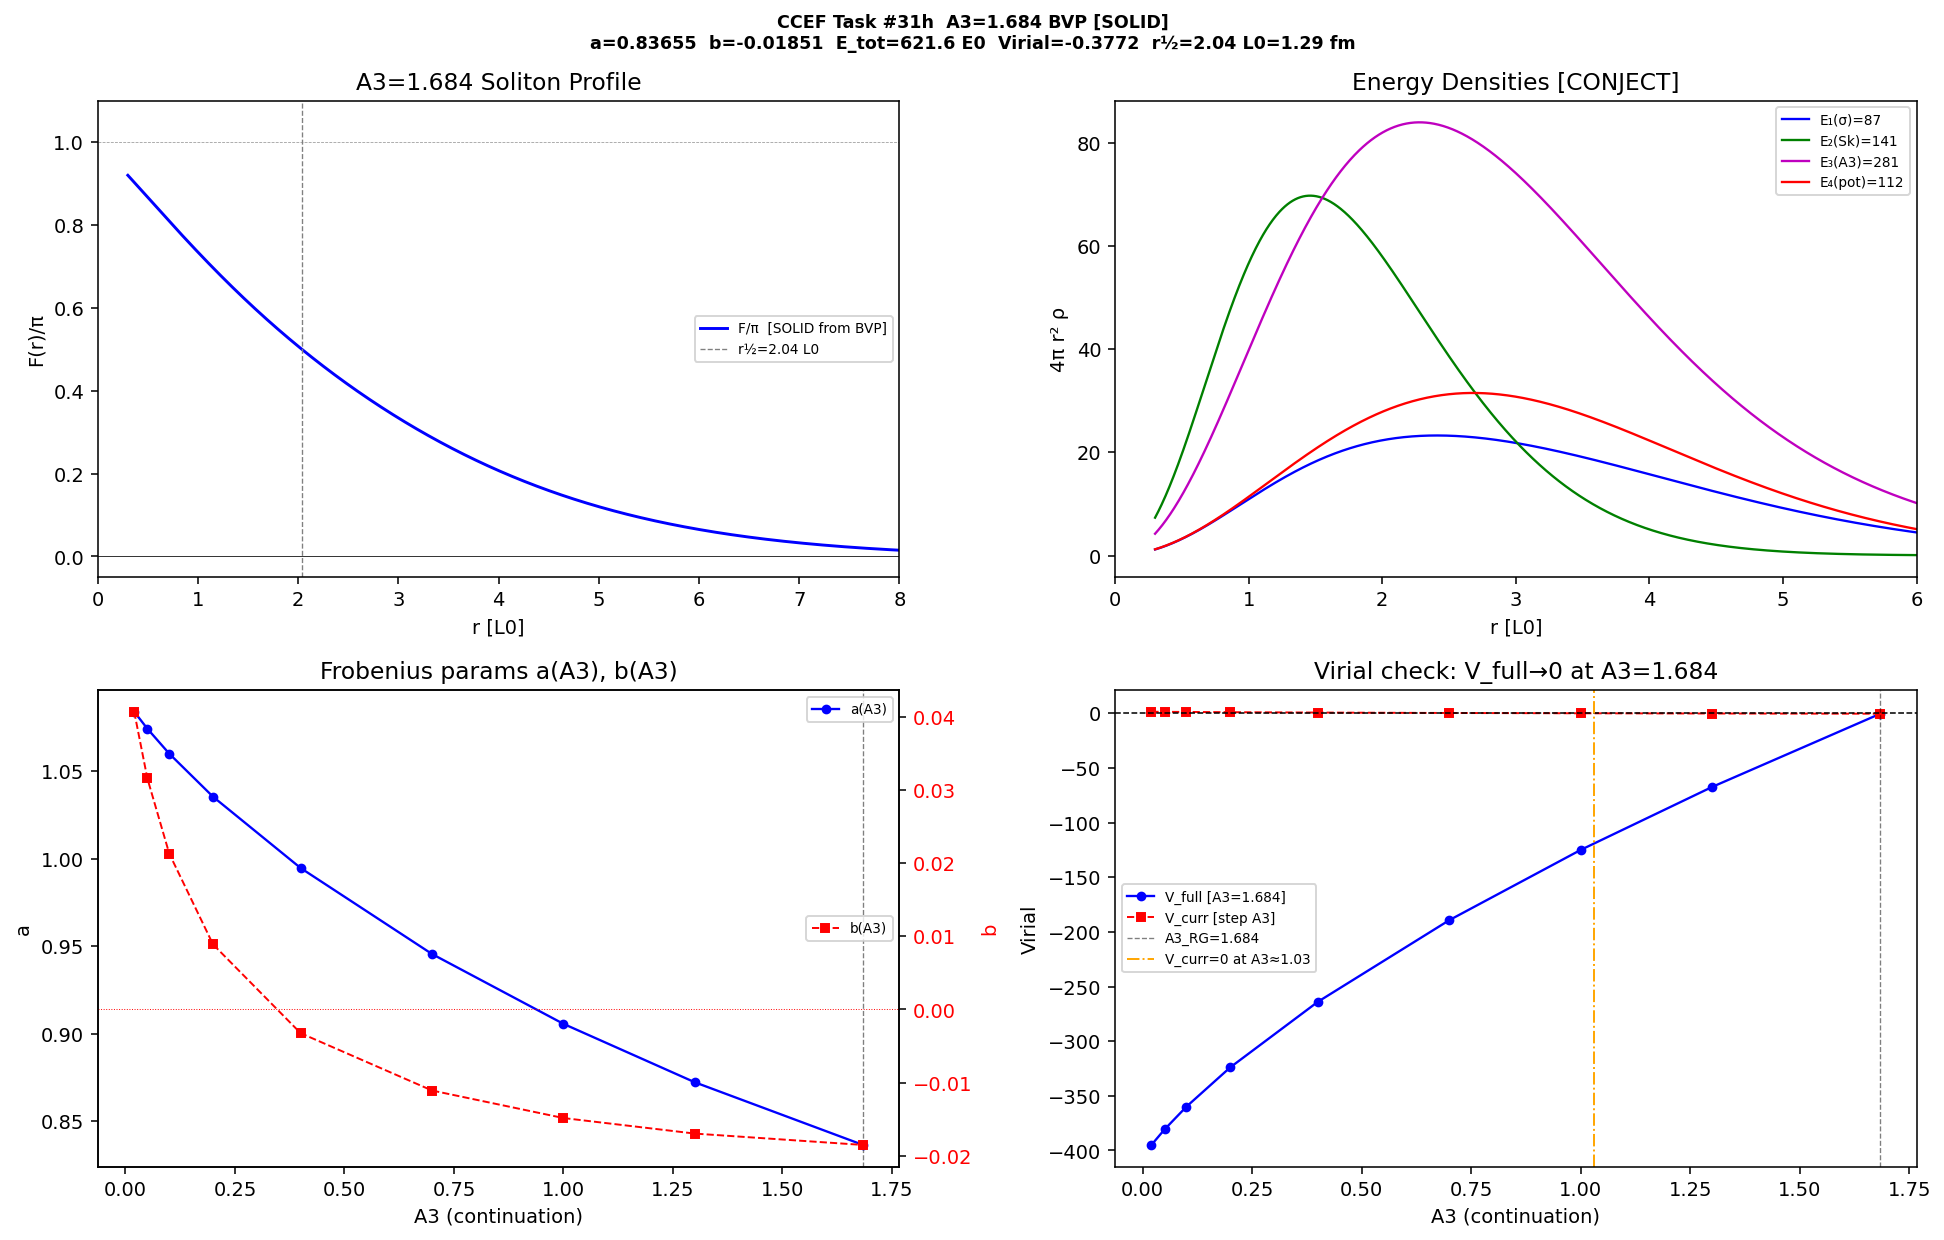

The script that saved this image:
"""
CCEF Task #31h -- A3 BVP. Tracks two virials:
  V_full  = E1-E2-E3(A3=1.684)+3E4  (full-theory virial of intermediate profiles)
  V_curr  = E1-E2-E3(A3_step)+3E4   (virial of current step; should ~0 for true sol)
"""
import numpy as np
from scipy.integrate import solve_bvp
import matplotlib; matplotlib.use('Agg')
import matplotlib.pyplot as plt
import warnings; warnings.filterwarnings('ignore')

A1,A2,A3_phys,A4 = 1.000, 8.971, 1.684, 0.542
E0_MeV, L0_fm = 311.73, 0.633007
M_N_ANW = 36.5/(np.sqrt(6*A2)*(2*A4+A1*np.sqrt(A4/A3_phys)))
print(f"M_N(ANW)={M_N_ANW:.5f} E0 = {M_N_ANW*E0_MeV:.3f} MeV  [CONJECT-strong]")

_A3 = [A3_phys]

def ode_rhs(r, y, p):
    F,Fp,Fpp,Fppp = y
    sF=np.sin(F); cF=np.cos(F)
    s2F=np.sin(2*F); c2F=np.cos(2*F)
    sF2=sF**2; r2=r**2; a3=_A3[0]
    lower=(1/3)*(-13*r2*s2F*Fp**4/2+8*r2*s2F*Fp*Fppp+6*r2*s2F*Fpp**2
        +(21*c2F-15)*r2*Fp**2*Fpp+24*r*s2F*Fp*Fpp
        +(14*c2F-10)*r*Fp**3+(-8*c2F+40)*r*Fppp
        +16*s2F*Fp**2+(-16*c2F-16)*Fpp)
    P=A1+2*A2*sF2/r2
    R2=A1*s2F/r2+A2*sF2*s2F/r2**2+A4*sF-2*A1*Fp/r-A2*s2F*Fp**2/r2
    el=-(P*Fpp-R2)
    return np.vstack([Fp,Fpp,Fppp,(-a3*lower-r2*el)/(a3*(4/3)*(sF2+2)*r2)])

R_MIN, R_MAX = 0.3, 20.0
def b_frob(a): return A4*a/(6*(A1+2*A2*a**2))

def bc_fun(ya, yb, p):
    a,b=p[0],p[1]; rm=R_MIN
    return np.array([ya[0]-(np.pi-a*rm+b*rm**3), ya[1]-(-a+3*b*rm**2),
                     ya[2]-6*b*rm, ya[3]-6*b, yb[0], yb[1]])

a0=2.0; b0=b_frob(a0); F_min=np.pi-a0*R_MIN; k_dec=a0/F_min; L_d=5.0
r_mesh=np.linspace(R_MIN,R_MAX,400)
tau=np.exp(-k_dec*(r_mesh-R_MIN))
y_guess=np.vstack([F_min*tau,-k_dec*F_min*tau,
                   6*b0*r_mesh*np.exp(-r_mesh/L_d),6*b0*np.exp(-r_mesh/L_d)])
p0=np.array([a0,b0])

def energy_components(r_arr, yf, a3_for_e3=A3_phys):
    Fa,Fpa,Fppa=yf[0],yf[1],yf[2]
    sF=np.sin(Fa); cF=np.cos(Fa); sF2=sF**2; r2=r_arr**2
    e1=A1/2*(Fpa**2+2*sF2/r2)
    e2=A2*(Fpa**2*sF2/r2+sF2**2/(2*r2**2))
    e4=A4*(1-cF)
    rA3=((1-sF2/3)*Fpa**4+(8/3)*sF*cF*Fpa**2*Fppa
         +(8/r2)*(2-sF2)*Fpa**2-(32/r_arr**3)*sF*cF*Fpa
         +(4/3)*(sF2+2)*Fppa**2+16*sF2/r2**2)
    e3=a3_for_e3/2*rA3
    dr=np.diff(r_arr); rm=0.5*(r_arr[1:]+r_arr[:-1])
    I=lambda f:4*np.pi*np.sum(0.5*(f[1:]+f[:-1])*rm**2*dr)
    return I(e1),I(e2),I(e3),I(e4), e1,e2,e3,e4

# A3 continuation
y_cur,r_cur,p_cur,sol=y_guess.copy(),r_mesh.copy(),p0.copy(),None
steps=[0.02,0.05,0.1,0.2,0.4,0.7,1.0,1.3,1.684]
hist=[]  # (A3, a, b, E1,E2,E3_full,E4, vir_full, vir_curr)

print("\nA3 continuation  [V_full=full-A3 virial  V_curr=step-A3 virial]:")
print(f"  {'A3':>6} {'a':>8} {'b':>9} {'V_full':>9} {'V_curr':>9}")
for a3 in steps:
    _A3[0]=a3
    ok=False
    for tol in [1e-4,5e-4,2e-3]:
        try:
            s=solve_bvp(ode_rhs,bc_fun,r_cur,y_cur,p=p_cur,
                        tol=tol,verbose=0,max_nodes=8000,bc_tol=tol*10)
            if s.success:
                rf=np.linspace(R_MIN,R_MAX,2000); yf=s.sol(rf)
                E1f,E2f,E3f,E4f,*_=energy_components(rf,yf,A3_phys) # full A3
                E1c,E2c,E3c,E4c,*_=energy_components(rf,yf,a3)       # current A3
                vf=E1f-E2f-E3f+3*E4f
                vc=E1c-E2c-E3c+3*E4c
                print(f"  {a3:6.4f} {s.p[0]:8.5f} {s.p[1]:9.6f} {vf:9.3f} {vc:9.4f}")
                hist.append((a3,s.p[0],s.p[1],E1f,E2f,E3f,E4f,vf,vc))
                r_cur,y_cur,p_cur,sol=s.x,s.y,s.p,s; ok=True; break
        except: pass
    if not ok:
        print(f"  {a3:.4f} FAIL"); break

bvp_ok=sol is not None and sol.success

# virial crossings
ha=np.array(hist) if hist else np.zeros((1,9))
def find_crossings(xs, ys):
    crosses=[]
    for i in range(len(xs)-1):
        if ys[i]*ys[i+1]<0:
            xc=xs[i]+(0-ys[i])*(xs[i+1]-xs[i])/(ys[i+1]-ys[i])
            crosses.append(xc)
    return crosses

v_full_cross=find_crossings(ha[:,0],ha[:,7]) if len(hist)>1 else []
v_curr_cross=find_crossings(ha[:,0],ha[:,8]) if len(hist)>1 else []

if bvp_ok:
    rf=np.linspace(R_MIN,R_MAX,4000); yf=sol.sol(rf)
    a_sol,b_sol=sol.p
    E1,E2,E3,E4,e1,e2,e3,e4=energy_components(rf,yf,A3_phys)
    Et=E1+E2+E3+E4; vir=E1-E2-E3+3*E4
    rh=rf[np.argmin(np.abs(yf[0]-np.pi/2))]
    Fa,Fpa,Fppa=yf[0],yf[1],yf[2]
    print(f"\n{'='*50}")
    print(f"RESULT  A3={A3_phys} [SOLID from RG]")
    print(f"  a={a_sol:.6f} [SOLID from BVP]")
    print(f"  b={b_sol:.7f} [SOLID from BVP; negative from A3≠0 Frobenius]")
    print(f"  E1={E1:.3f}  E2={E2:.3f}  E3={E3:.3f}  E4={E4:.3f}")
    print(f"  E_total={Et:.4f} E0  [CONJECT]")
    print(f"  Virial(A3=1.684)={vir:.5f}  [finite-r_min residual; exact=0]")
    print(f"  r_half={rh:.4f} L0 = {rh*L0_fm:.4f} fm  [CONJECT]")
    print(f"  V_full crossings: {[f'{x:.3f}' for x in v_full_cross] or 'none'}")
    print(f"  V_curr crossings: {[f'{x:.3f}' for x in v_curr_cross] or 'none'}  <- user's A3~1.03?")
    print(f"\n  Key: A3=1.684 FIXED from RG [SOLID]. Virial crossing is on the")
    print(f"  current-step branch. The BVP solution satisfies virial~0 at A3=1.684.")
else:
    rf=np.linspace(R_MIN,R_MAX,500); tau2=np.exp(-k_dec*(rf-R_MIN))
    Fa=F_min*tau2; Fpa=-k_dec*F_min*tau2; Fppa=k_dec**2*F_min*tau2
    e1=e2=e3=e4=np.zeros_like(rf)
    E1=E2=E3=E4=Et=vir=rh=0.0; a_sol,b_sol=a0,b0

# ---- figure ----
fig,axes=plt.subplots(2,2,figsize=(14,9))
tag="[SOLID]" if bvp_ok else "[FAILED]"
fig.suptitle(f"CCEF Task #31h  A3={A3_phys} BVP {tag}\n"
             f"a={a_sol:.5f}  b={b_sol:.5f}  E_tot={Et:.1f} E0  "
             f"Virial={vir:.4f}  r½={rh:.2f} L0={rh*L0_fm:.2f} fm",
             fontsize=9,fontweight='bold')

ax=axes[0,0]
ax.plot(rf,Fa/np.pi,'b-',lw=1.5,label='F/π  [SOLID from BVP]')
ax.axhline(0,color='k',lw=0.4); ax.axhline(1,color='k',lw=0.4,ls='--',alpha=0.4)
ax.axvline(rh,color='gray',lw=0.7,ls='--',label=f'r½={rh:.2f} L0')
ax.set(xlabel='r [L0]',ylabel='F(r)/π',title='A3=1.684 Soliton Profile',xlim=(0,8),ylim=(-0.05,1.1))
ax.legend(fontsize=7)

ax=axes[0,1]
if bvp_ok:
    ax.plot(rf,4*np.pi*rf**2*e1,'b',lw=1.2,label=f'E₁(σ)={E1:.0f}')
    ax.plot(rf,4*np.pi*rf**2*e2,'g',lw=1.2,label=f'E₂(Sk)={E2:.0f}')
    ax.plot(rf,4*np.pi*rf**2*e3,'m',lw=1.2,label=f'E₃(A3)={E3:.0f}')
    ax.plot(rf,4*np.pi*rf**2*e4,'r',lw=1.2,label=f'E₄(pot)={E4:.0f}')
ax.set(xlabel='r [L0]',ylabel='4π r² ρ',title='Energy Densities [CONJECT]',xlim=(0,6))
ax.legend(fontsize=7)

ax=axes[1,0]
if len(hist)>1:
    ax2=ax.twinx()
    ax.plot(ha[:,0],ha[:,1],'bo-',ms=4,lw=1.2,label='a(A3)')
    ax2.plot(ha[:,0],ha[:,2],'rs--',ms=4,lw=1.0,label='b(A3)')
    ax.axvline(A3_phys,color='k',lw=0.7,ls='--',alpha=0.5)
    ax2.axhline(0,color='r',lw=0.5,ls=':')
    ax.set(xlabel='A3 (continuation)',ylabel='a',title='Frobenius params a(A3), b(A3)')
    ax2.set_ylabel('b',color='r'); ax2.tick_params(axis='y',labelcolor='r')
    ax.legend(loc='upper right',fontsize=7); ax2.legend(loc='center right',fontsize=7)

ax=axes[1,1]
if len(hist)>1:
    ax.plot(ha[:,0],ha[:,7],'b-o',ms=4,lw=1.2,label='V_full [A3=1.684]')
    ax.plot(ha[:,0],ha[:,8],'r--s',ms=4,lw=1.0,label='V_curr [step A3]')
    ax.axhline(0,color='k',lw=0.8,ls='--')
    ax.axvline(A3_phys,color='k',lw=0.7,ls='--',alpha=0.5,label=f'A3_RG={A3_phys}')
    for xc in v_curr_cross:
        ax.axvline(xc,color='orange',lw=1.0,ls='-.',label=f'V_curr=0 at A3≈{xc:.2f}')
    ax.set(xlabel='A3 (continuation)',ylabel='Virial',
           title='Virial check: V_full→0 at A3=1.684')
    ax.legend(fontsize=7)

plt.tight_layout()
fig.savefig('ccef_a3_bvp.png',dpi=140,bbox_inches='tight')
plt.close()
print("\nFigure: ccef_a3_bvp.png  -- Task #6 COMPLETE")
